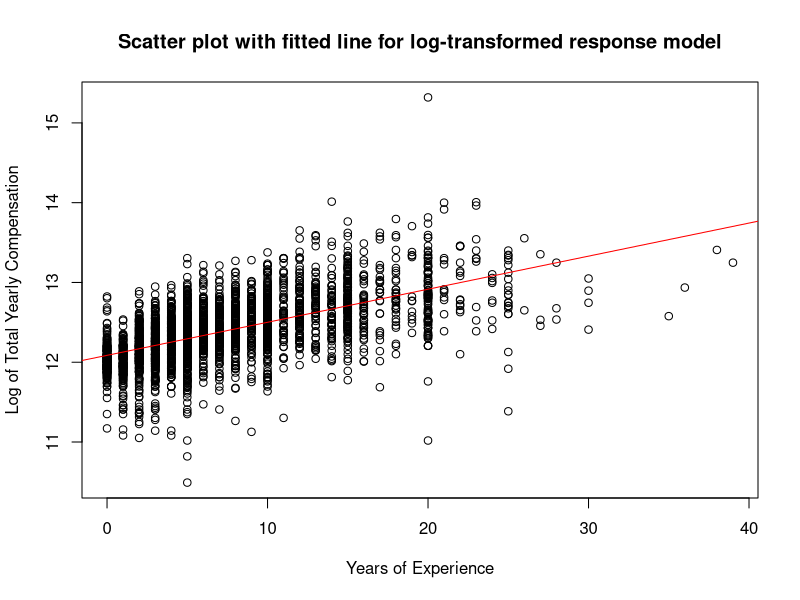
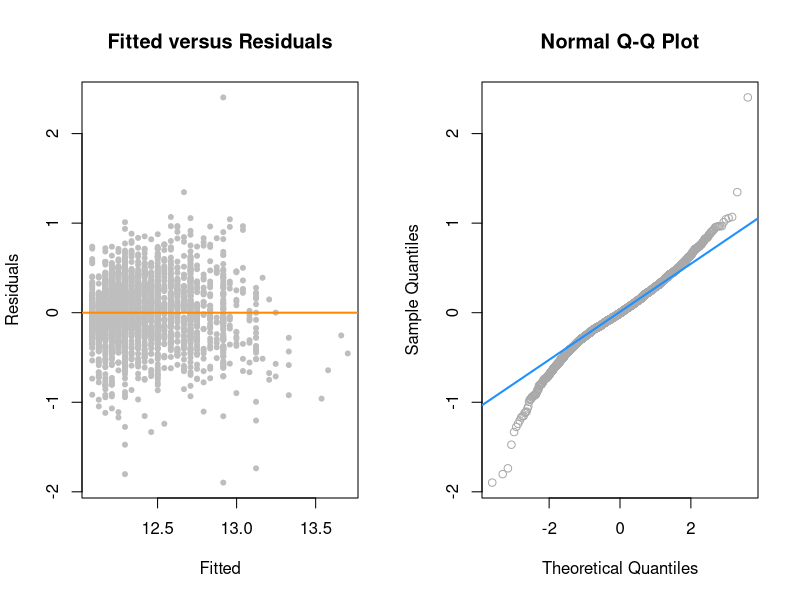
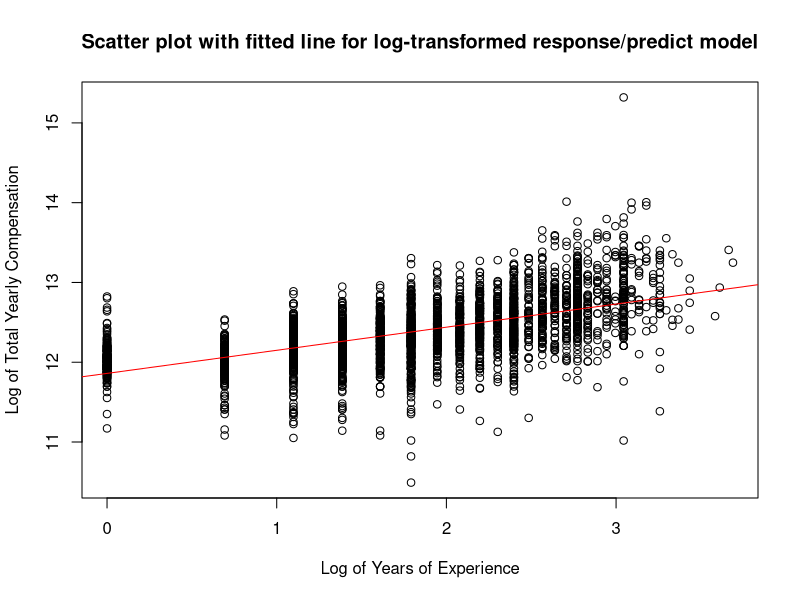
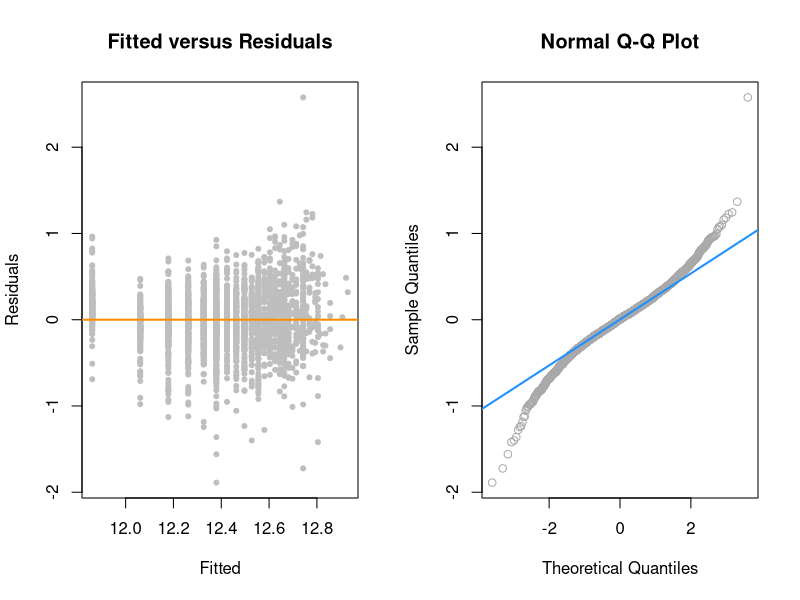
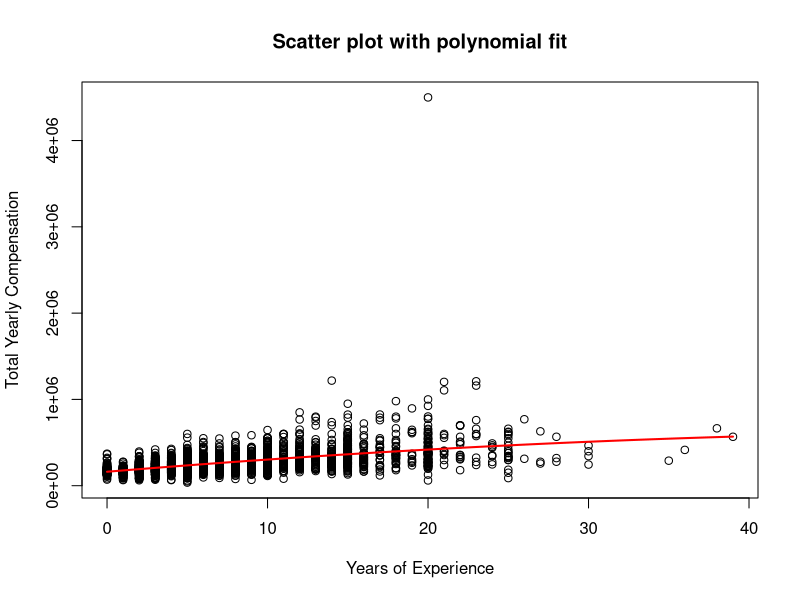
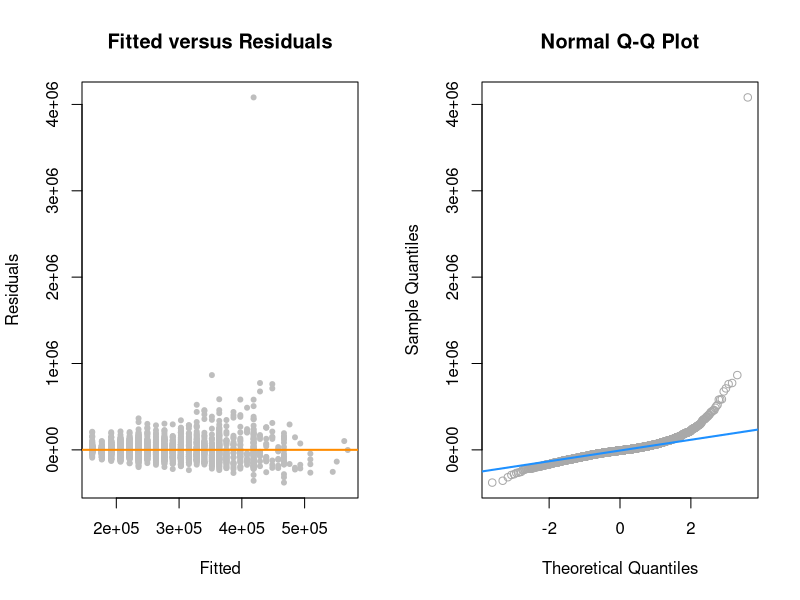

These charts were generated, in order, by the following R code:
## ---- chunk 1
#Loading dataset
library(readr)
library(stringr)
salaries = read_csv("Levels-Fyi-Salary-Data-Cleaned-US.csv")

#Remove NA records
salaries = na.omit(salaries)

#Create new column 'State' which only shows the Convert to State
salaries$state = str_sub(salaries$location,-2,-1)

#Changing some predictors to factors
salaries$company = as.factor(salaries$company)
salaries$level = as.factor(salaries$level)
salaries$title = as.factor(salaries$title)
salaries$location = as.factor(salaries$location)
salaries$state = as.factor(salaries$state)
salaries$gender = as.factor(salaries$gender)
salaries$Race = as.factor(salaries$Race)
salaries$Education = as.factor(salaries$Education)

#Feel free to uncomment until we get confirmation from TA on removing columns or not
#Variable Selection: Removed variables that contained redundant information 
#salaries = subset(salaries, select = c(company, level, title,
#                                       totalyearlycompensation,
#                                       yearsofexperience, yearsatcompany, tag,
#                                       basesalary, stockgrantvalue, bonus,
#                                       gender, Race, Education, state))

#Variable Selection: Removed variables that contained redundant information 
salaries = subset(salaries, select = c(company, level, title,
                                       totalyearlycompensation,
                                       yearsofexperience, yearsatcompany, tag,
                                       gender, Race, Education, state))
## ---- chunk 2
# Placeholder and we will just put the model we actually use here 
model = 2
## ---- chunk 3
salaries_model = lm(totalyearlycompensation ~ ., data = salaries)
## ---- chunk 4
#Didnt use p but n was used for model BIC models  
#p = length(coef(salaries_model))
n = length(resid(salaries_model))

#Backward AIC
salaries_model_back_aic = step(salaries_model,
                               direction = "backward", trace = 0)

#Backward BIC
salaries_model_back_bic = step(salaries_model, direction = "backward",
                               k = log(n), trace = 0)

salaries_model_start = lm(totalyearlycompensation ~ 1, data = salaries)

#Forward AIC
salaries_model_forw_aic = step(salaries_model_start, 
                               scope = totalyearlycompensation ~ company + level +
                               title + yearsofexperience + yearsatcompany + tag +
                               gender + Race + Education + state,
                               direction = "forward", trace = 0)

#Forward BIC
salaries_model_forw_bic = step(salaries_model_start, 
                               scope = totalyearlycompensation ~ company + level +
                               title + yearsofexperience + yearsatcompany + tag +
                               gender + Race + Education + state,
                               direction = "forward", k = log(n), trace = 0)

#Stepwise AIC
salaries_model_both_aic = step(salaries_model_start, 
                               scope = totalyearlycompensation ~ company + level +
                               title + yearsofexperience + yearsatcompany + tag +
                               gender + Race + Education + state,
                               direction = "both", trace = 0)

#Stepwise BIC
salaries_model_both_bic = step(salaries_model_start, 
                               scope = totalyearlycompensation ~ company + level +
                               title + yearsofexperience + yearsatcompany + tag +
                               gender + Race + Education + state,
                               direction = "both", k = log(n), trace = 0)


#AIC derives a model using 9 of the 10 initial inputted predictors
#salaries_model_back_aic
#salaries_model_forw_aic
#salaries_model_both_aic

#BIC derives a model using 4 of the 10 initial inputted predictors
#salaries_model_back_bic
#salaries_model_forw_bic
#salaries_model_both_bic
## ---- chunk 5
library(lmtest)
# salaries_model_add = lm(log(totalyearlycompensation) ~ yearsatcompany * title * state * level, data = salaries)
# 
# summary(salaries_model_add)
# 
# salaries_model_fix = lm(log(totalyearlycompensation) ~ yearsatcompany * title * state * level, data = salaries, subset = cooks.distance(salaries_model_add) < 4 / length(cooks.distance(salaries_model_add)))
# 
# hist(resid(salaries_model_fix))
# 
# #salaries_model_int = lm(totalyearlycompensation ~ level * title * yearsofexperience * yearsatcompany, data = salaries)
# 
# #anova(salaries_model_add, salaries_model_int)
# #summary(salaries_model_int)
# 
# #salaries_model_three_int = lm(totalyearlycompensation ~ company * level * yearsofexperience, data = salaries)
# 
# qqnorm(resid(salaries_model_fix))
# qqline(resid(salaries_model_fix))
# plot(fitted(salaries_model_fix), resid(salaries_model_fix))
# abline(h=0)
# shapiro.test(resid(salaries_model_fix))
# bptest(salaries_model_fix)
#anova(salaries_model_add, salaries_model_two_int)

#anova(salaries_model_two_int, salaries_model_three_int)

## ---- chunk 6
# Create a model with transformed predictors
salaries_model_res_trans= lm(log(totalyearlycompensation) ~ yearsofexperience, data = salaries)
summary(salaries_model_res_trans)

# Plot the data
 plot(log(totalyearlycompensation) ~ yearsofexperience, data = salaries,
      xlab = "Years of Experience",
      ylab = "Log of Total Yearly Compensation",
      main = "Scatter plot with fitted line for log-transformed response model")

# Add the fitted line
abline(salaries_model_res_trans, col = "red")

par(mfrow = c(1, 2))

# Residuals vs Fitted values plot
plot(fitted(salaries_model_res_trans), resid(salaries_model_res_trans), col = "grey", pch = 20,
     xlab = "Fitted", ylab = "Residuals", main = "Fitted versus Residuals")
abline(h = 0, col = "darkorange", lwd = 2)

# Q-Q plot
qqnorm(resid(salaries_model_res_trans), main = "Normal Q-Q Plot", col = "darkgrey")
qqline(resid(salaries_model_res_trans), col = "dodgerblue", lwd = 2)

library(lmtest)
bptest(salaries_model_res_trans)
shapiro.test(resid(salaries_model_res_trans))

# Build a linear model with log-transformed response and predictor
salaries_model_res_pred_trans = lm(log(totalyearlycompensation) ~ log(yearsofexperience+1), data = salaries)

summary(salaries_model_res_pred_trans)

par(mfrow = c(1, 1))

# Plot the data
 plot(log(totalyearlycompensation) ~ log(yearsofexperience+1), data = salaries,
      xlab = "Log of Years of Experience",
      ylab = "Log of Total Yearly Compensation",
      main = "Scatter plot with fitted line for log-transformed response/predict model")

# Add the fitted line
abline(salaries_model_res_pred_trans, col = "red")

par(mfrow = c(1, 2))

# Residuals vs Fitted values plot
plot(fitted(salaries_model_res_pred_trans), resid(salaries_model_res_pred_trans), col = "grey", pch = 20,
     xlab = "Fitted", ylab = "Residuals", main = "Fitted versus Residuals")
abline(h = 0, col = "darkorange", lwd = 2)

# Q-Q plot
qqnorm(resid(salaries_model_res_pred_trans), main = "Normal Q-Q Plot", col = "darkgrey")
qqline(resid(salaries_model_res_pred_trans), col = "dodgerblue", lwd = 2)

library(lmtest)
bptest(salaries_model_res_pred_trans)
shapiro.test(resid(salaries_model_res_pred_trans))


# Create a model with transformed predictors
salaries_model_pred_trans = lm(totalyearlycompensation ~ yearsofexperience + I(yearsofexperience^2), data = salaries)

# Summarize the model
summary(salaries_model_pred_trans)

par(mfrow = c(1, 1))

# Plot the data
plot(totalyearlycompensation ~ yearsofexperience, data = salaries,
     xlab = "Years of Experience",
     ylab = "Total Yearly Compensation",
     main = "Scatter plot with polynomial fit")

# Add the polynomial fit
years = seq(min(salaries$yearsofexperience), max(salaries$yearsofexperience), length.out = 100)
predicted_compensation = predict(salaries_model_pred_trans, newdata = data.frame(yearsofexperience = years))

lines(years, predicted_compensation, col = "red", lwd = 2)

par(mfrow = c(1, 2))

# Residuals vs Fitted values plot
plot(fitted(salaries_model_pred_trans), resid(salaries_model_pred_trans), col = "grey", pch = 20,
     xlab = "Fitted", ylab = "Residuals", main = "Fitted versus Residuals")
abline(h = 0, col = "darkorange", lwd = 2)

# Q-Q plot
qqnorm(resid(salaries_model_pred_trans), main = "Normal Q-Q Plot", col = "darkgrey")
qqline(resid(salaries_model_pred_trans), col = "dodgerblue", lwd = 2)

library(lmtest)
bptest(salaries_model_pred_trans)
shapiro.test(resid(salaries_model_pred_trans))

## ---- chunk 7
